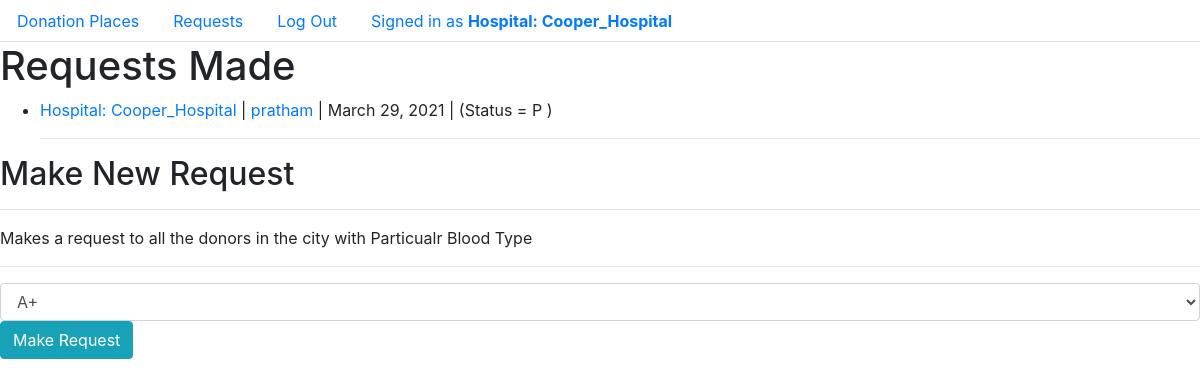
/requests/ (signed in), run on an earlier commit of the app's database.
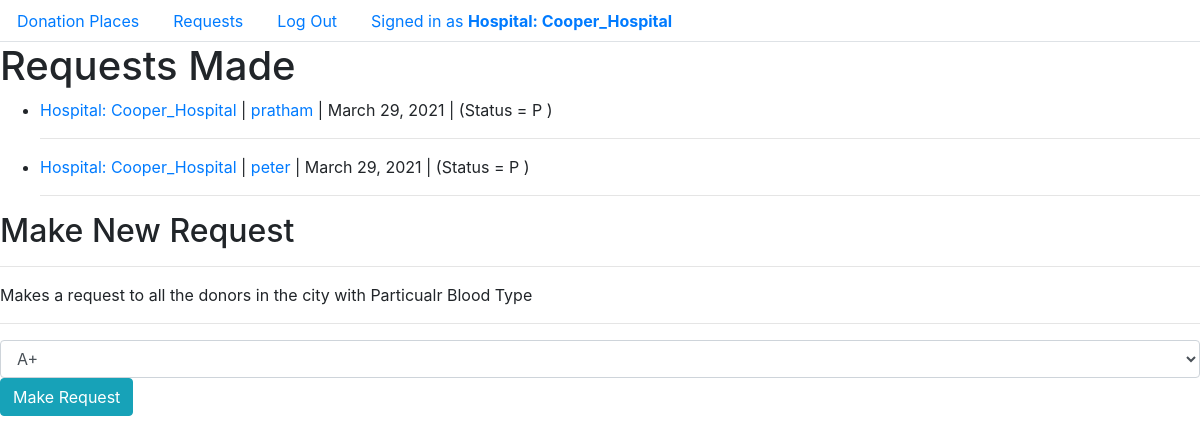
And on a later commit of the database.
### donate/models.py (models this page shows, shortened)
class BloodRequest(models.Model):
    hospital = models.ForeignKey("User", on_delete=models.CASCADE, related_name="requester")
    donor = models.ForeignKey("User", on_delete=models.CASCADE, related_name="requested_donor")
    status_choice = [
        ("P", "Pending"),
        ("A", "Accepted"),
        ("D", "Denied")
    ]
    date = models.DateField(auto_now_add=True)
    status = models.CharField(choices=status_choice, max_length=1, default="P")

class User(AbstractUser):
    is_hospital = models.BooleanField(default = False)
    street = models.CharField (max_length=64)
    city = models.CharField (max_length=64)
    state = models.CharField (max_length=64)
    phone_no = PhoneNumberField(unique=True)
    blood_type = models.CharField(choices=unit_choices, max_length=64, blank=True)
    requests = models.ManyToManyField("User", blank=True, through="BloodRequest")
    def __str__(self):
        if self.is_hospital:
            return f'Hospital: {self.username}'
        else:
            return f'{self.username}'

### donate/views.py (the view)
# urls.py: path("requests/", views.requests, name="requests"),
@login_required(login_url="login")
def requests(request):
    if request.method == 'POST':
        city = request.user.city
        req_type = request.POST["blood_req_type"]
        for donor in User.objects.filter(blood_type=req_type, city=city):
            BloodRequest.objects.create(hospital=request.user,donor=donor)
    if request.user.is_hospital == True:
        reqs = BloodRequest.objects.filter(hospital=request.user)
    else:
        reqs = BloodRequest.objects.filter(donor=request.user)
    return render(request, "donate/requests.html", {
            "reqs": reqs,
            "today": date.today()
        })

### donate/templates/donate/requests.html (shortened to what this page needs)
{% extends "donate/layout.html" %}
{% load static %}
{% block body %}
    {% if user.is_hospital == True %}
        <h1>Requests Made</h1>
    {% else %}
        <h1>Requests Received</h1>
    {% endif %}
    <ul>
        {% for req in reqs %}
            <li>
                <a href="{% url 'profile' name=req.hospital.username %}">{{ req.hospital }}</a> |
                <a href="{% url 'profile' name=req.donor.username %}">{{ req.donor }}</a> |
                {{ req.date }} |
                (Status = {{ req.status }} )
            </li>
            <hr>
        {% endfor %}
    </ul>
    {% if user.is_hospital == True %}
        <h2>Make New Request</h2>
        <hr>Makes a request to all the donors in the city with Particualr Blood Type<hr>
        <form action="{% url 'requests' %}" method="POST">
            <select class="form-control" name="blood_req_type" required>
                <option value="A+">A+</option>
            </select>
            <input class="btn btn-info" type="submit" value="Make Request">
        </form>
    {% endif %}
{% endblock %}

What changed in the data, as far as the page shows it:
added BloodRequest: hospital "Hospital: Cooper_Hospital", donor "peter", date "March 29, 2021", status "P"
